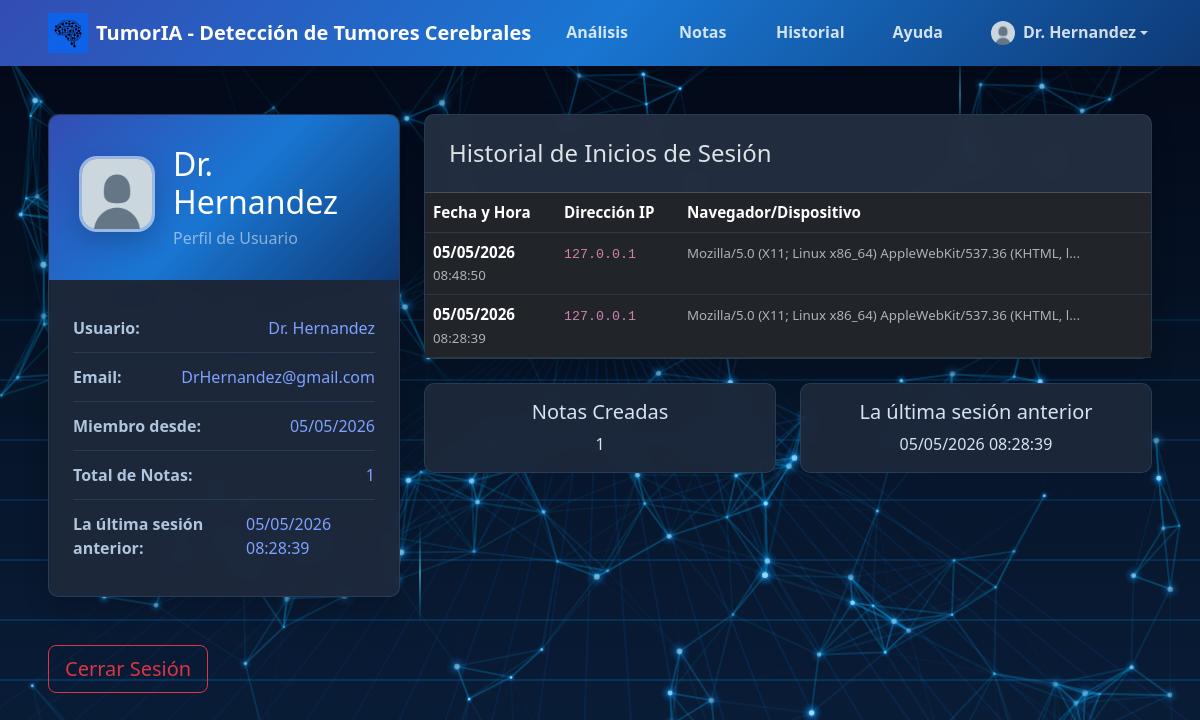
The page /profile (signed in) on the database as committed earlier.
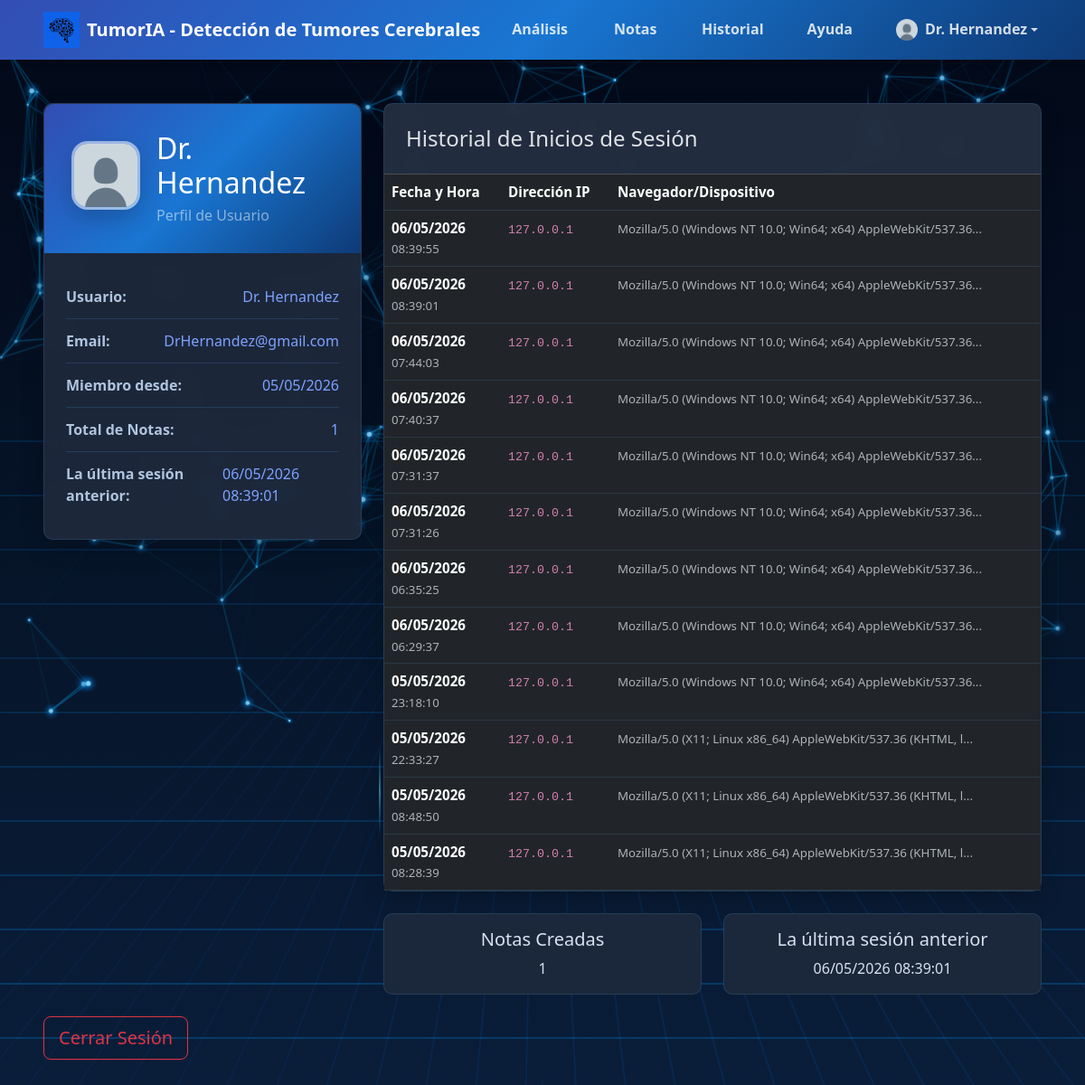
The same page on the database as committed later.
### web/models.py (models this page shows, shortened)
class User(UserMixin, db.Model):
    __tablename__ = 'users'
    id = db.Column(db.Integer, primary_key=True)
    username = db.Column(db.String(80), unique=True, nullable=False, index=True)
    email = db.Column(db.String(120), unique=True, nullable=False, index=True)
    password_hash = db.Column(db.String(255), nullable=False)
    created_at = db.Column(db.DateTime, default=datetime.utcnow)
    profile_image = db.deferred(db.Column(db.LargeBinary, nullable=True))
    profile_image_mime = db.Column(db.String(64), nullable=True)
    profile_image_updated_at = db.Column(db.DateTime, nullable=True)
    login_history = db.relationship('LoginHistory', backref='user', lazy=True, cascade='all, delete-orphan')
    notes = db.relationship('Note', backref='user', lazy=True, cascade='all, delete-orphan')
    @property
    def has_profile_image(self):
        return bool(self.profile_image_mime and self.profile_image_updated_at)

class LoginHistory(db.Model):
    __tablename__ = 'login_history'
    id = db.Column(db.Integer, primary_key=True)
    user_id = db.Column(db.Integer, db.ForeignKey('users.id'), nullable=False, index=True)
    login_date = db.Column(db.DateTime, default=datetime.utcnow)
    ip_address = db.Column(db.String(45))  # Soporta IPv4 e IPv6
    user_agent = db.Column(db.String(255))

### web/app.py (the view)
@app.route("/profile", methods=["GET"])
@login_required
def profile():
    login_history = LoginHistory.query.filter_by(user_id=current_user.id).order_by(LoginHistory.login_date.desc()).all()
    return render_template("profile.html", login_history=login_history)

### web/app.py (called while the page is built)
@login_manager.user_loader
def load_user(user_id):
    return User.query.get(int(user_id))

@app.context_processor
def inject_avatar_helpers():
    def user_avatar_url(user=None):
        user = user or current_user
        if (
            getattr(user, "is_authenticated", False)
            and getattr(user, "has_profile_image", False)
        ):
            version = ""
            if getattr(user, "profile_image_updated_at", None):
                version = user.profile_image_updated_at.strftime("%Y%m%d%H%M%S")
            return url_for("serve_profile_avatar", user_id=user.id, v=version)
        return url_for("static", filename="images/pfp-default/Default-pfp-tumoria.png")
    return {"user_avatar_url": user_avatar_url}

### templates/profile.html (shortened to what this page needs)
<!DOCTYPE html>
<html lang="es" data-bs-theme="dark">
<head>
  <link rel="stylesheet" href="{{ url_for('static', filename='vendor/bootstrap/bootstrap.min.css') }}">
  <link rel="stylesheet" href="{{ url_for('static', filename='styles.css') }}" />
</head>
<body>
  <nav class="navbar navbar-expand-lg navbar-dark navbar-custom">
    <div class="container-fluid px-3 px-md-5">
      <a class="navbar-brand fw-bold d-flex align-items-center" href="{{ url_for('main_menu') }}">
        <img src="{{ url_for('static', filename='images/icon/Icono-TumorIA.jpg') }}" alt="TumorIA Logo" height="40" class="me-2">
        TumorIA - Detección de Tumores Cerebrales
      </a>
      <div class="collapse navbar-collapse" id="navbarNav">
        <ul class="navbar-nav ms-auto">
          <li class="nav-item">
            <a class="nav-link" href="{{ url_for('main_menu') }}">Análisis</a>
          </li>
          <li class="nav-item">
            <a class="nav-link" href="{{ url_for('notes') }}">Notas</a>
          </li>
          <li class="nav-item">
            <a class="nav-link" href="{{ url_for('patient_history') }}">Historial</a>
          </li>
          <li class="nav-item">
            <a class="nav-link" href="{{ url_for('help_page') }}">Ayuda</a>
          </li>
          <li class="nav-item dropdown">
            <a class="nav-link dropdown-toggle d-flex align-items-center" href="#" id="profileDropdown" role="button" data-bs-toggle="dropdown">
              <img src="{{ user_avatar_url() }}" alt="Perfil de {{ current_user.username }}" height="24" width="24" class="me-2 rounded-circle object-fit-cover">
              {{ current_user.username }}
            </a>
          </li>
        </ul>
      </div>
    </div>
  </nav>
  <div class="container-fluid px-3 px-md-5 py-5">
    <div class="row">
      <div class="col-lg-4 mb-4">
        <div class="card profile-card">
          <div class="profile-header">
            <div class="profile-header-content">
              <form
                id="avatar-form"
                action="{{ url_for('upload_profile_avatar') }}"
                method="post"
                enctype="multipart/form-data"
              >
                <button
                  type="button"
                  class="profile-avatar-button"
                  id="avatar-trigger"
                  title="Cambiar foto de perfil"
                  aria-label="Cambiar foto de perfil"
                >
                  <img
                    class="profile-avatar"
                    id="profile-avatar-img"
                    src="{{ user_avatar_url() }}"
                    alt="Perfil de {{ current_user.username }}"
                  />
                </button>
              </form>
              <div class="profile-name-block">
                <h2 class="mb-1">{{ current_user.username }}</h2>
                <p class="mb-0 text-white-50">Perfil de Usuario</p>
              </div>
            </div>
          </div>
          <div class="card-body p-4">
            <div class="info-item">
              <span class="info-label">Usuario:</span>
              <span class="info-value">{{ current_user.username }}</span>
            </div>
            <div class="info-item">
              <span class="info-label">Email:</span>
              <span class="info-value break-all">{{ current_user.email }}</span>
            </div>
            <div class="info-item">
              <span class="info-label">Miembro desde:</span>
              <span class="info-value">{{ current_user.created_at.strftime('%d/%m/%Y') }}</span>
            </div>
            <div class="info-item">
              <span class="info-label">Total de Notas:</span>
              <span class="info-value">{{ current_user.notes|length }}</span>
            </div>
            <div class="info-item">
              <span class="info-label">La última sesión anterior:</span>
              <span class="info-value">
                {% if login_history and login_history|length > 1 %}
                  {{ login_history[1].login_date.strftime('%d/%m/%Y %H:%M:%S') }}
                {% else %}
                  N/A
                {% endif %}
              </span>
            </div>
          </div>
        </div>
      </div>
      <div class="col-lg-8">
        <div class="card profile-card">
          <div class="card-header border-bottom p-4">
            <h4 class="mb-0">Historial de Inicios de Sesión</h4>
          </div>
          <div class="card-body p-0">
            {% if login_history %}
              <div class="table-responsive">
                <table class="table table-hover mb-0 login-history-table">
                  <thead>
                    <tr>
                      <th>Fecha y Hora</th>
                      <th>Dirección IP</th>
                      <th>Navegador/Dispositivo</th>
                    </tr>
                  </thead>
                  <tbody>
                    {% for login in login_history %}
                      <tr>
                        <td>
                          <strong>{{ login.login_date.strftime('%d/%m/%Y') }}</strong>
                          <br>
                          <small class="text-muted">{{ login.login_date.strftime('%H:%M:%S') }}</small>
                        </td>
                        <td>
                          <code>{{ login.ip_address or 'N/A' }}</code>
                        </td>
                        <td>
                          <small class="text-muted">
                            {{ login.user_agent[:60] if login.user_agent else 'N/A' }}{% if login.user_agent and login.user_agent|length > 60 %}...{% endif %}
                          </small>
                        </td>
                      </tr>
                    {% endfor %}
                  </tbody>
                </table>
              </div>
            {% else %}
              <div class="text-center py-5">
                <p class="text-muted">No hay registro de inicios de sesión anteriores.</p>
              </div>
            {% endif %}
          </div>
        </div>
        <div class="row mt-4">
          <div class="col-md-6">
            <div class="card profile-stat-card">
              <div class="card-body text-center">
                <h5>Notas Creadas</h5>
                <p class="mb-0 stat-value">{{ current_user.notes|length }}</p>
              </div>
            </div>
          </div>
          <div class="col-md-6">
            <div class="card profile-stat-card">
              <div class="card-body text-center">
                <h5>La última sesión anterior</h5>
                <p class="mb-0 stat-value">
                  {% if login_history and login_history|length > 1 %}
                    {{ login_history[1].login_date.strftime('%d/%m/%Y %H:%M:%S') }}
                  {% else %}
                    N/A
                  {% endif %}
                </p>
              </div>
            </div>
          </div>
        </div>
      </div>
    </div>
    <div class="row mt-4">
      <div class="col-12">
        <a href="{{ url_for('logout') }}" class="btn btn-outline-danger btn-lg">
          Cerrar Sesión
        </a>
      </div>
    </div>
  </div>

### static/styles.css (style rules this page uses)
html, body { -webkit-text-size-adjust: 100%; text-size-adjust: 100%; overflow-x: hidden; margin: 0; }
html { overflow-y: scroll; }
.card { background: rgba(30, 41, 59, 0.85) !important; -webkit-backdrop-filter: blur(10px); backdrop-filter: blur(10px); border: 1px solid rgba(100, 180, 255, 0.15) !important; }
.break-all { word-break: break-all; }
.navbar-custom { --navbar-link-min-width: 100px; --navbar-dropdown-min-width: 150px; }
.navbar-custom .navbar-nav { align-items: center; gap: 0.35rem; }
.navbar-custom .navbar-nav .nav-item { display: flex; align-items: center; }
.navbar-custom .navbar-nav .nav-link, .navbar-custom .navbar-nav .dropdown-toggle { display: inline-flex; align-items: center; justify-content: center; min-width: var(--navbar-link-min-width); min-height: 42px; padding: 0.55rem 1.1rem; margin: 0; border-radius: 0.75rem; font-weight: 600; line-height: 1.2; transition: color 0.2s ease, background-color 0.2s ease, transform 0.2s ease; }
.navbar-custom .navbar-nav .dropdown-toggle { min-width: var(--navbar-dropdown-min-width); }
.navbar-custom .navbar-nav .nav-link { color: rgba(255, 255, 255, 0.82); }

### templates/profile.html (style rules this page uses)
.navbar-custom { background: linear-gradient(135deg, #334db3 0%, #1976d2 50%, #0e3a76 100%); box-shadow: 0 2px 10px rgba(0, 0, 0, 0.2); }
.profile-card { border: none; border-radius: 10px; box-shadow: 0 10px 25px rgba(0, 0, 0, 0.2); background: rgba(30, 41, 59, 0.95) !important; }
.profile-header { background: linear-gradient(135deg, #334db3 0%, #1976d2 50%, #0e3a76 100%); color: white; padding: 30px; border-radius: 10px 10px 0 0; }
.profile-header-content { display: flex; align-items: center; gap: 18px; text-align: left; }
.profile-avatar-button { position: relative; display: inline-block; padding: 0; border: none; background: transparent; cursor: pointer; flex-shrink: 0; border-radius: 18px; }
.profile-avatar { width: 76px; height: 76px; border-radius: 18px; object-fit: cover; border: 3px solid rgba(255, 255, 255, 0.5); box-shadow: 0 10px 24px rgba(0, 0, 0, 0.18); background: rgba(255, 255, 255, 0.08); display: block; }
.profile-name-block { display: flex; flex-direction: column; justify-content: center; }
.info-item { display: flex; justify-content: space-between; padding: 12px 0; border-bottom: 1px solid rgba(100, 180, 255, 0.15); }
.info-item:last-child { border-bottom: none; }
.info-label { color: #b0c4de; font-weight: 600; }
.info-value { color: #7ea2ff; font-weight: 500; }
.login-history-table { font-size: 0.95rem; color: #d8e2f0; }
.login-history-table thead th { border-color: rgba(100, 180, 255, 0.15) !important; }
.login-history-table td, .login-history-table th { border-color: rgba(100, 180, 255, 0.12) !important; }
.login-history-table code { color: #d27fae; }
.profile-stat-card { background: rgba(30, 41, 59, 0.92) !important; color: #e8eef8; border: 1px solid rgba(100, 180, 255, 0.15) !important; border-radius: 10px; }
.profile-stat-card h5 { color: #d8e2f0; }
.stat-value { color: #d8e2f0; font-size: 1rem; font-weight: 500; margin-top: 0.25rem; word-break: break-word; }

Rows that differ between the two databases and show on the page:
added LoginHistory: login_date "06/05/2026 08:39:01", login_date "06/05/2026", login_date "08:39:01", ip_address "127.0.0.1", user_agent "Mozilla/5.0 (Windows NT 10.0; Win64; x64) AppleWebKit/537.36"
added LoginHistory: login_date "06/05/2026", login_date "08:39:55", ip_address "127.0.0.1", user_agent "Mozilla/5.0 (Windows NT 10.0; Win64; x64) AppleWebKit/537.36"
added LoginHistory: login_date "06/05/2026", login_date "07:44:03", ip_address "127.0.0.1", user_agent "Mozilla/5.0 (Windows NT 10.0; Win64; x64) AppleWebKit/537.36"
added LoginHistory: login_date "06/05/2026", login_date "07:40:37", ip_address "127.0.0.1", user_agent "Mozilla/5.0 (Windows NT 10.0; Win64; x64) AppleWebKit/537.36"
added LoginHistory: login_date "06/05/2026", login_date "07:31:37", ip_address "127.0.0.1", user_agent "Mozilla/5.0 (Windows NT 10.0; Win64; x64) AppleWebKit/537.36"
added LoginHistory: login_date "06/05/2026", login_date "07:31:26", ip_address "127.0.0.1", user_agent "Mozilla/5.0 (Windows NT 10.0; Win64; x64) AppleWebKit/537.36"
added LoginHistory: login_date "06/05/2026", login_date "06:35:25", ip_address "127.0.0.1", user_agent "Mozilla/5.0 (Windows NT 10.0; Win64; x64) AppleWebKit/537.36"
added LoginHistory: login_date "06/05/2026", login_date "06:29:37", ip_address "127.0.0.1", user_agent "Mozilla/5.0 (Windows NT 10.0; Win64; x64) AppleWebKit/537.36"
added LoginHistory: login_date "05/05/2026", login_date "23:18:10", ip_address "127.0.0.1", user_agent "Mozilla/5.0 (Windows NT 10.0; Win64; x64) AppleWebKit/537.36"
added LoginHistory: login_date "05/05/2026", login_date "22:33:27", ip_address "127.0.0.1", user_agent "Mozilla/5.0 (X11; Linux x86_64) AppleWebKit/537.36 (KHTML, l"
Other text that changed with them:
{{ login_history[1].login_date.strftime('%d/%m/%Y %H:%M:%S') }}: "05/05/2026 08:28:39" → "06/05/2026 08:39:01"
